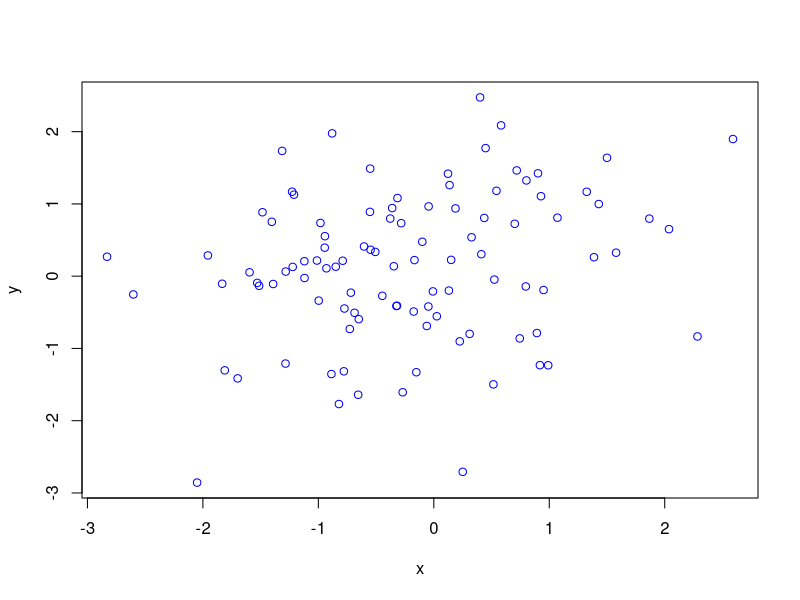

This chart was generated by the following R code:
### Exercise 2 ###

# 1.  Build a shiny app that displays this chart
# 2.  Create number inputs that let you choose the number of points
# 3.  Bonus: Create a dropdown menu to let the user pick the color:

# We'll look into these more next week: http://shiny.rstudio.com/gallery/widget-gallery.html 

x <- rnorm(100)
y <- rnorm(100)
plot(x,y, col='blue')
